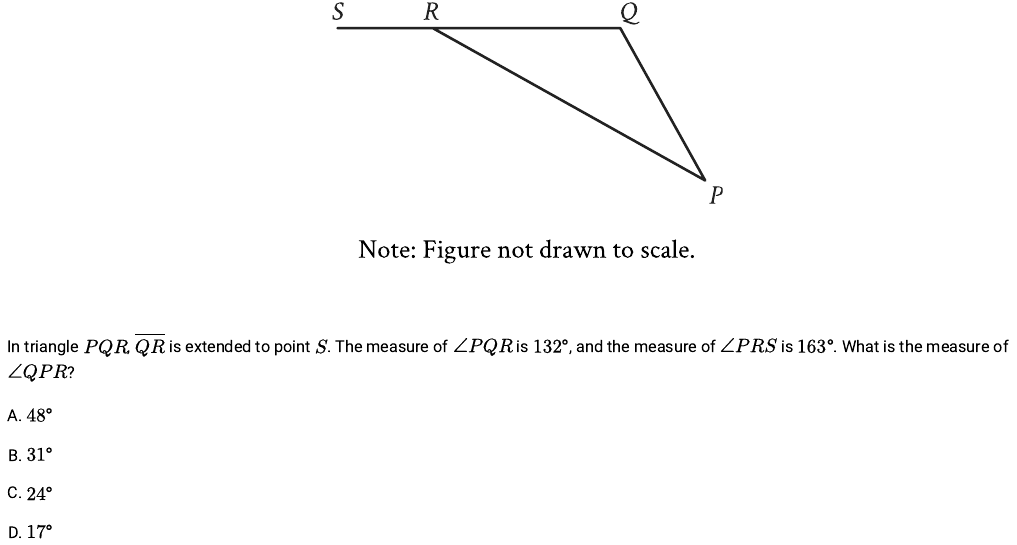
#> input picture m/q/014edcb7.webp, 1017 x 545 px, found by its file name; its folder holds only this picture in this run
$ python mreflow.py
#> lines starting #> are read from the running program, lines starting #| are printed output that depends on the picture; after the words box and inside, x2 and y2 are one past the last pixel; in counts of white or black regions, pixels touching at a corner belong together
import os, sys, json
import numpy as np
from PIL import Image
from multiprocessing import Pool
W = 380           # target width in image pixels (shown at 1/1.12 → about 340 CSS px)
SP = 7            # space between word pieces
def runs(mask, mingap):
    """runs of True separated by gaps >= mingap; returns list of (a, b) half-open"""
    out = []; i = 0; n = len(mask)
    idx = np.flatnonzero(mask)
    if not len(idx): return out
    a = idx[0]; prev = idx[0]
    for k in idx[1:]:
        if k - prev > mingap: out.append((a, prev + 1)); a = k
        prev = k
    out.append((a, prev + 1)); return out
def reflow(im):
    a = np.asarray(im)
    ink = a < 190
    bands = runs(ink.any(axis=1), 2)
    if not bands: return None
    hs = sorted(b - t for t, b in bands); med = hs[len(hs) // 2]
    paras = []; cur = []; prev_b = None
    for t, b in bands:
        if prev_b is not None and t - prev_b > 12: paras.append(cur); cur = []
        h = b - t
        row = ink[t:b]
        cols = row.any(axis=0)
        x0, x1 = np.flatnonzero(cols)[[0, -1]]
        if h > 2.6 * med or (x1 - x0) > 0 and h > 1.9 * med and not False:
            pieces = [(x0, x1 + 1)] if h > 2.6 * med else runs(cols, 4)
        else:
            pieces = runs(cols, 4)
        cur.append([(t, b, p0, p1) for p0, p1 in pieces])
        prev_b = b
    paras.append(cur)
    # pack
    lines = []   # each: list of (img, w, h)
    for para in paras:
        line = []; lw = 0
        for band in para:
            for (t, b, p0, p1) in band:
                piece = im.crop((p0, t, p1, b)); w, h = piece.size
                if w > W:
                    piece = piece.resize((W, max(1, round(h * W / w))), Image.LANCZOS); w, h = piece.size
                need = w if not line else lw + SP + w
                if line and need > W:
                    lines.append(line); line = []; lw = 0; need = w
                line.append(piece); lw = need
        if line: lines.append(line)
        lines.append('gap')
    if lines and lines[-1] == 'gap': lines.pop()
    LG, PG = 8, 20
    H = 0
    for ln in lines: H += PG if ln == 'gap' else max(p.size[1] for p in ln) + LG
    out = Image.new('L', (W, H), 255); y = 0
    for ln in lines:
        if ln == 'gap': y += PG; continue
        lh = max(p.size[1] for p in ln); x = 0
        for p in ln:
            out.paste(p, (x, y + (lh - p.size[1]) // 2)); x += p.size[0] + SP
        y += lh + LG
    # trim
    arr = np.asarray(out) < 190; ys = np.flatnonzero(arr.any(axis=1)); xs = np.flatnonzero(arr.any(axis=0))
    return out.crop((0, max(0, ys[0] - 4), min(W, xs[-1] + 6), min(H, ys[-1] + 5)))
def job(args):
    kind, qid = args
    src = f'mimg/{kind}/{qid}.webp'; im = Image.open(src).convert('L')
    if im.width <= W + 10:
        return qid, kind, [im.width, im.height], False
    r = reflow(im)
    os.makedirs(f'mimg/{kind}n', exist_ok=True)
    r.save(f'mimg/{kind}n/{qid}.webp', lossless=True, method=4)
    return qid, kind, list(r.size), True
if __name__ == '__main__':
    ids = sys.argv[1:] or [f[:-5] for f in os.listdir('mimg/q')]
    jobs = [(k, i) for i in ids for k in ('q', 'r')]
    with Pool(4) as p: res = p.map(job, jobs, chunksize=16)
#> in reflow, `ink = a < 190`:
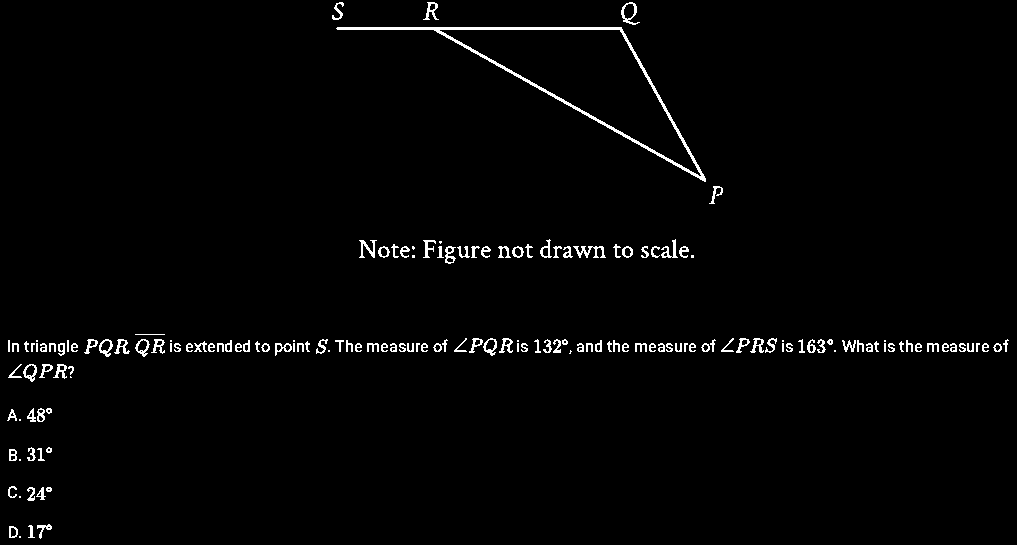
#> ink: shape (545, 1017) bool; 1.8% white in thin lines or dots
#> in runs, `n = len(mask)`: n = 545
#> in runs, `idx = np.flatnonzero(mask)`: idx = 317 values from 2 to 538
#> in runs, `a = idx[0]`: a = 2
#> the loop in runs, `for k in idx[1:]:` made 316 passes
#> (k, a, prev) on pass 23: (27, 27, 27)
#> a on passes 178, 196, 221, 222, 241, 259: 186, 239, 334, 338, 364, 408
#> after the loop in runs, `for k in idx[1:]:`: out = [(2, 25), (27, 182), (186, 204), (239, 264), (334, 335), (338, 357), (364, 382), (408, 422), (447, 461), (486, 501)]
#> in reflow, `bands = runs(ink.any(axis=1), 2)`: bands = [(2, 25), (27, 182), (186, 204), (239, 264), (334, 335), (338, 357), (364, 382), (408, 422), (447, 461), (486, 501), (524, 539)]
#> in reflow, `hs = sorted((b - t for t, b in bands))`: hs = [1, 14, 14, 15, 15, 18, 18, 19, 23, 25, 155]
#> in reflow, `med = hs[len(hs) // 2]`: med = 18
#> the loop in reflow, `for t, b in bands:` made 11 passes
#> (t, b, h, x0, x1, pieces) on passes 1, 3, 5, 7, 8, 9, 10, 11: (2, 25, 23, 332, 639, [(332, 344), (423, 439), (621, 640)]), (186, 204, 18, 709, 722, [(709, 723)]), (334, 335, 1, 135, 164, [(135, 165)]), (364, 382, 18, 8, 73, [(8, 74)]), (408, 422, 14, 7, 51, [(7, 21), (27, 52)]), (447, 461, 14, 9, 51, [(9, 21), (27, 52)]), (486, 501, 15, 8, 51, [(8, 21), (27, 52)]), (524, 539, 15, 9, 51, [(9, 21), (28, 52)])
#> (t, b, h, x0, x1, prev_b) on passes 4, 6: (239, 264, 25, 359, 693, 264), (338, 357, 19, 8, 1008, 357)
#> pass 2, in reflow, `row = ink[t:b]`:
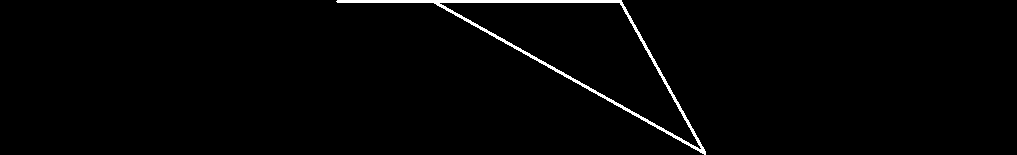
#> row: shape (155, 1017) bool; 1.5% white; 1 white region, box (x1, y1, x2, y2) and area: (336, 0, 706, 155) 2314
#> after the loop in reflow, `for t, b in bands:`: paras = 6 items
#> the loop in reflow, `for para in paras:` made 7 passes
#> para on passes 4 to 7: [[(408, 422, 7, 21), (408, 422, 27, 52)]], [[(447, 461, 9, 21), (447, 461, 27, 52)]], [[(486, 501, 8, 21), (486, 501, 27, 52)]], [[(524, 539, 9, 21), (524, 539, 28, 52)]]
#> after the loop in reflow, `for para in paras:`: lines = 19 items
#> the loop in reflow, `for ln in lines: H += PG if ln == 'gap' else max(p.size[1] for p in ln..` made 18 passes
#> H on passes 1 to 12: 31, 194, 220, 240, 273, 293, 320, 347, 374, 400, 420, 442
#> after the loop in reflow, `for ln in lines: H += PG if ln == 'gap' else max(p.size[1] for p in ln..`: H = 570
#> in reflow, `out = Image.new('L', (W, H), 255)`: out: PIL image 380x570 L; every value is 255
#> the loop in reflow, `for ln in lines:` made 18 passes
#> y on passes 4, 6, 11, 13, 15, 17: 240, 293, 420, 462, 504, 547
#> (lh, y) on passes 1, 2, 3, 5, 7, 8: (23, 31), (155, 194), (18, 220), (25, 273), (19, 320), (19, 347)
#> after the loop in reflow, `for ln in lines:`:
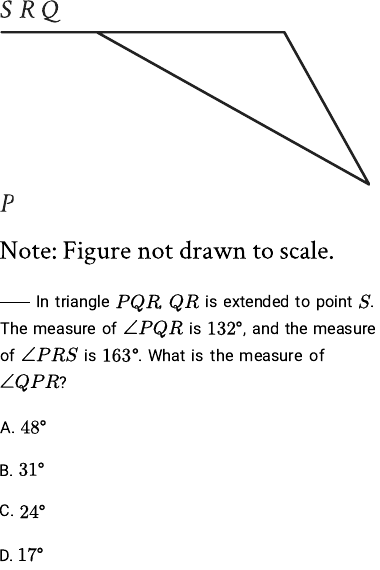
#> out: PIL image 380x570 L; min 0, max 255, mean 245.8
#> in reflow, `arr = np.asarray(out) < 190`:
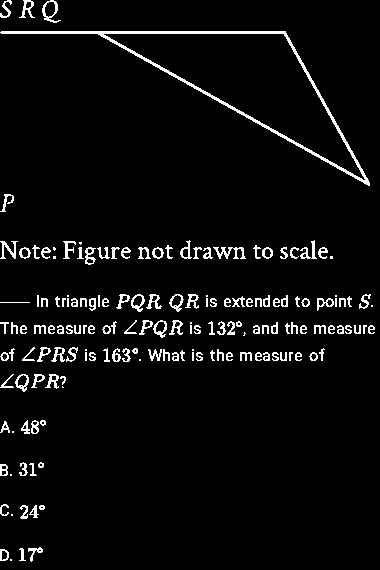
#> arr: shape (570, 380) bool; 4.6% white in thin lines or dots
#> in reflow, `ys = np.flatnonzero(arr.any(axis=1))`: ys = 348 values from 0 to 561
#> in reflow, `xs = np.flatnonzero(arr.any(axis=0))`: xs = 375 values from 0 to 374
#> in reflow, `return out.crop((0, max(0, ys[0] - 4), min(W, xs[-1] + 6), min(H, ys[-..`:
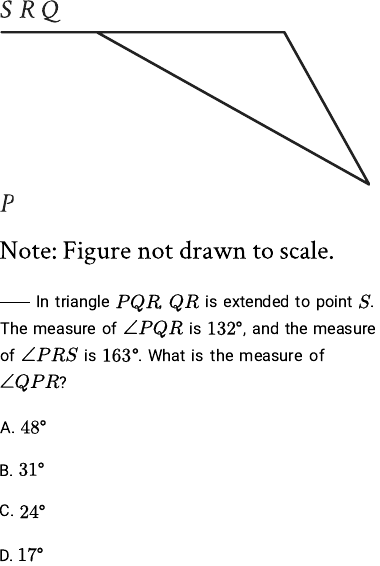
#> returned value: PIL image 380x566 L; min 0, max 255, mean 245.7
#> the loop in reflow (call 2), `for t, b in bands:` made 11 passes
#> the loop in reflow (call 2), `for para in paras:` made 7 passes
#> the loop in reflow (call 2), `for ln in lines: H += PG if ln == 'gap' else max(p.size[1] for p in ln..` made 18 passes
#> the loop in reflow (call 2), `for ln in lines:` made 18 passes
#> (lh, y) on passes 1, 2, 3, 5, 7, 8, 9, 10, 12, 14, 16, 18: (23, 31), (155, 194), (18, 220), (25, 273), (19, 320), (19, 347), (19, 374), (18, 400), (14, 442), (14, 484), (15, 527), (15, 570)
    out = {}
    for qid, kind, size, made in res: out.setdefault(qid, {})[kind + 'n'] = size if made else None
    json.dump(out, open('mimg_narrow.json' if len(sys.argv) < 2 else 'mimg_narrow_test.json', 'w'))
    print(len(out), sum(1 for v in out.values() if v.get('qn')), 'narrow q images')

$ run again, on m/q/1142af44.webp
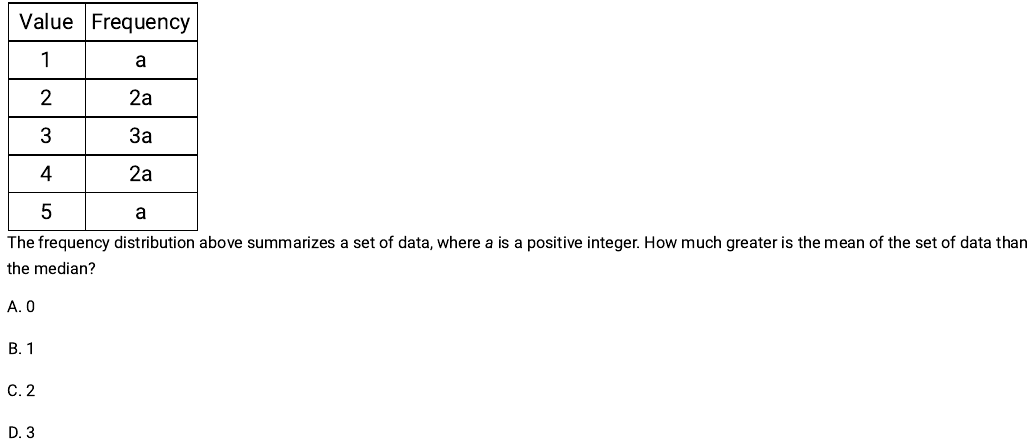
#> input picture m/q/1142af44.webp, 1035 x 444 px, found by its file name
#> in reflow, `ink = a < 190`:
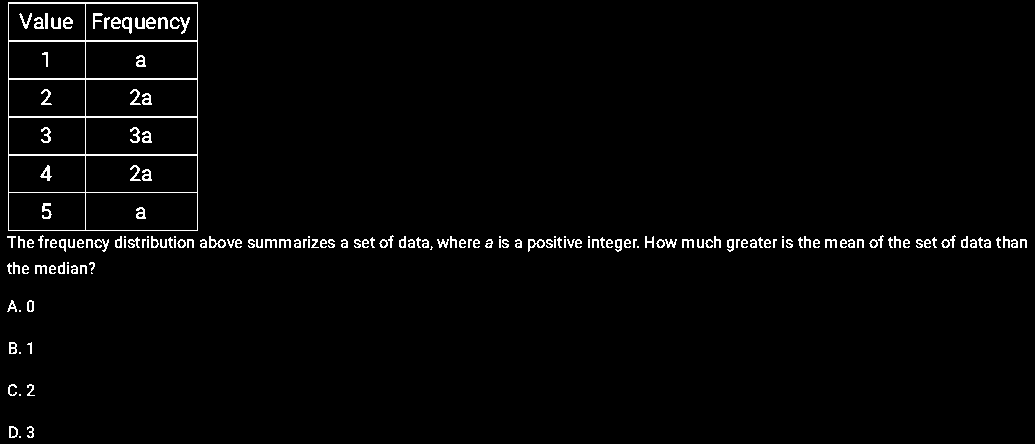
#> ink: shape (444, 1035) bool; 2.2% white in thin lines or dots
#> n = 444
#> idx = 306 values from 2 to 437
#> in runs, `a = idx[0]`: a = 2
#> the loop in runs, `for k in idx[1:]:` made 305 passes
#> a on passes 229, 246, 258, 270, 282, 294: 235, 262, 300, 342, 384, 426
#> after the loop in runs, `for k in idx[1:]:`: out = [(2, 231), (235, 252), (262, 274), (300, 312), (342, 354), (384, 396)]
#> bands = [(2, 231), (235, 252), (262, 274), (300, 312), (342, 354), (384, 396), (426, 438)]
#> hs = [12, 12, 12, 12, 12, 17, 229]
#> med = 12
#> the loop in reflow, `for t, b in bands:` made 7 passes
#> (t, b, h, x0, x1) on pass 5: (342, 354, 12, 9, 31)
#> after the loop in reflow, `for t, b in bands:`: paras = 4 items
#> the loop in reflow, `for para in paras:` made 5 passes
#> para on passes 2 to 5: [[(300, 312, 7, 21), (300, 312, 27, 34)]], [[(342, 354, 9, 21), (342, 354, 27, 32)]], [[(384, 396, 8, 21), (384, 396, 27, 35)]], [[(426, 438, 9, 21), (426, 438, 27, 34)]]
#> after the loop in reflow, `for para in paras:`: lines = 13 items
#> the loop in reflow, `for ln in lines: H += PG if ln == 'gap' else max(p.size[1] for p in ln..` made 12 passes
#> H on passes 1 to 8: 237, 262, 287, 312, 332, 352, 372, 392
#> after the loop in reflow, `for ln in lines: H += PG if ln == 'gap' else max(p.size[1] for p in ln..`: H = 472
#> the loop in reflow, `for ln in lines:` made 12 passes
#> y on passes 5, 7, 9, 11: 332, 372, 412, 452
#> arr: shape (472, 380) bool; 5.5% white in thin lines or dots
#> ys = 322 values from 0 to 463
#> xs = 369 values from 0 to 376
#> in reflow, `return out.crop((0, max(0, ys[0] - 4), min(W, xs[-1] + 6), min(H, ys[-..`:
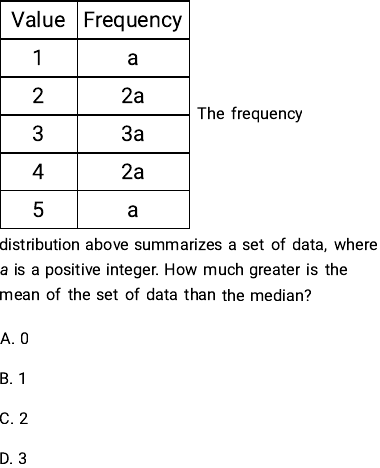
#> returned value: PIL image 380x468 L; min 0, max 255, mean 242.5
#> the loop in reflow (call 2), `for t, b in bands:` made 7 passes
#> the loop in reflow (call 2), `for para in paras:` made 5 passes
#> the loop in reflow (call 2), `for ln in lines: H += PG if ln == 'gap' else max(p.size[1] for p in ln..` made 12 passes
#> the loop in reflow (call 2), `for ln in lines:` made 12 passes

$ run again, on m/q/11ccf3e1.webp
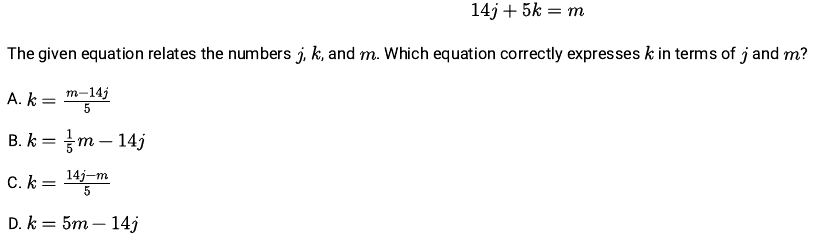
#> input picture m/q/11ccf3e1.webp, 815 x 239 px, found by its file name
#> in reflow, `ink = a < 190`:
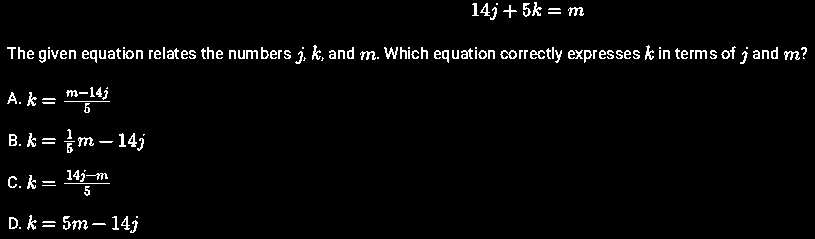
#> ink: shape (239, 815) bool; 2.9% white in thin lines or dots
#> n = 239
#> idx = 131 values from 2 to 232
#> in runs, `a = idx[0]`: a = 2
#> the loop in runs, `for k in idx[1:]:` made 130 passes
#> (k, a, prev) on passes 18, 37: (45, 45, 45), (87, 87, 87)
#> after the loop in runs, `for k in idx[1:]:`: out = [(2, 20), (45, 64), (87, 113), (129, 153), (170, 196)]
#> bands = [(2, 20), (45, 64), (87, 113), (129, 153), (170, 196), (215, 233)]
#> hs = [18, 18, 19, 24, 26, 26]
#> med = 24
#> the loop in reflow, `for t, b in bands:` made 6 passes
#> (t, b, h, x0, x1, pieces) on passes 1, 3, 5: (2, 20, 18, 472, 583, [(472, 498), (503, 517), (523, 542), (548, 561), (568, 584)]), (87, 113, 26, 7, 109, [(7, 21), (27, 37), (42, 56), (64, 110)]), (170, 196, 26, 8, 109, [(8, 21), (27, 36), (42, 56), (64, 110)])
#> after the loop in reflow, `for t, b in bands:`: paras = 5 items
#> the loop in reflow, `for para in paras:` made 6 passes
#> after the loop in reflow, `for para in paras:`: lines = 14 items
#> the loop in reflow, `for ln in lines: H += PG if ln == 'gap' else max(p.size[1] for p in ln..` made 13 passes
#> H on passes 1 to 8: 26, 46, 73, 100, 127, 147, 181, 201
#> after the loop in reflow, `for ln in lines: H += PG if ln == 'gap' else max(p.size[1] for p in ln..`: H = 333
#> the loop in reflow, `for ln in lines:` made 13 passes
#> y on passes 2, 6, 8, 10, 12: 46, 147, 201, 253, 307
#> arr: shape (333, 380) bool; 4.4% white in thin lines or dots
#> ys = 167 values from 0 to 324
#> xs = 349 values from 0 to 368
#> in reflow, `return out.crop((0, max(0, ys[0] - 4), min(W, xs[-1] + 6), min(H, ys[-..`:
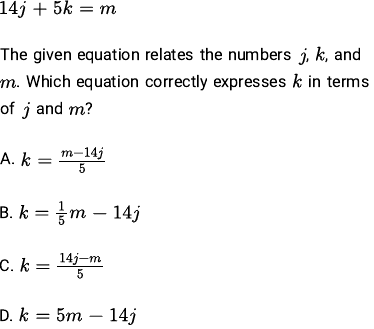
#> returned value: PIL image 374x329 L; min 0, max 255, mean 246.1
#> the loop in reflow (call 2), `for t, b in bands:` made 6 passes
#> the loop in reflow (call 2), `for para in paras:` made 6 passes
#> the loop in reflow (call 2), `for ln in lines: H += PG if ln == 'gap' else max(p.size[1] for p in ln..` made 13 passes
#> the loop in reflow (call 2), `for ln in lines:` made 13 passes

$ run again, on m/q/12ee1edc.webp
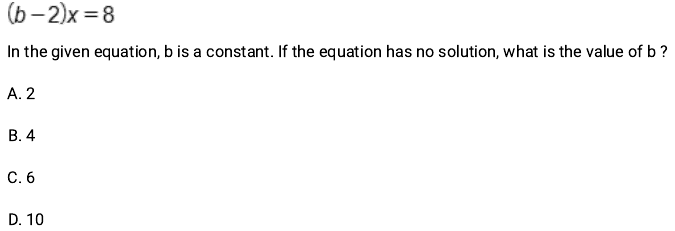
#> input picture m/q/12ee1edc.webp, 675 x 231 px, found by its file name
#> in reflow, `ink = a < 190`:
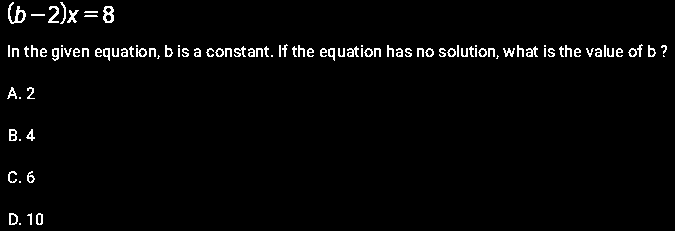
#> ink: shape (231, 675) bool; 2.4% white in thin lines or dots
#> n = 231
#> idx = 87 values from 2 to 224
#> in runs, `a = idx[0]`: a = 2
#> the loop in runs, `for k in idx[1:]:` made 86 passes
#> (k, a, prev) on passes 22, 39, 51: (44, 44, 44), (87, 87, 87), (129, 129, 129)
#> after the loop in runs, `for k in idx[1:]:`: out = [(2, 24), (44, 61), (87, 99), (129, 141), (171, 183)]
#> bands = [(2, 24), (44, 61), (87, 99), (129, 141), (171, 183), (213, 225)]
#> hs = [12, 12, 12, 12, 17, 22]
#> med = 12
#> the loop in reflow, `for t, b in bands:` made 6 passes
#> (t, b, h, x0, x1, pieces) on passes 1, 3, 4, 5, 6: (2, 24, 22, 8, 113, [(8, 26), (31, 79), (84, 98), (103, 114)]), (87, 99, 12, 7, 34, [(7, 21), (27, 35)]), (129, 141, 12, 9, 34, [(9, 21), (26, 35)]), (171, 183, 12, 8, 34, [(8, 21), (27, 35)]), (213, 225, 12, 9, 42, [(9, 21), (27, 32), (36, 43)])
#> after the loop in reflow, `for t, b in bands:`: paras = 5 items
#> the loop in reflow, `for para in paras:` made 6 passes
#> para on passes 3 to 5: [[(87, 99, 7, 21), (87, 99, 27, 35)]], [[(129, 141, 9, 21), (129, 141, 26, 35)]], [[(171, 183, 8, 21), (171, 183, 27, 35)]]
#> after the loop in reflow, `for para in paras:`: lines = 13 items
#> the loop in reflow, `for ln in lines: H += PG if ln == 'gap' else max(p.size[1] for p in ln..` made 12 passes
#> H on passes 1 to 8: 30, 50, 75, 100, 120, 140, 160, 180
#> after the loop in reflow, `for ln in lines: H += PG if ln == 'gap' else max(p.size[1] for p in ln..`: H = 260
#> the loop in reflow, `for ln in lines:` made 12 passes
#> y on passes 2, 5, 7, 9, 11: 50, 120, 160, 200, 240
#> arr: shape (260, 380) bool; 3.8% white in thin lines or dots
#> ys = 104 values from 0 to 251
#> xs = 332 values from 0 to 366
#> in reflow, `return out.crop((0, max(0, ys[0] - 4), min(W, xs[-1] + 6), min(H, ys[-..`:
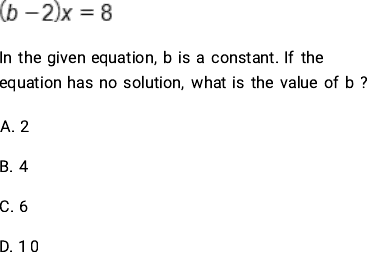
#> returned value: PIL image 372x256 L; min 0, max 255, mean 247.1
#> the loop in reflow (call 2), `for t, b in bands:` made 6 passes
#> the loop in reflow (call 2), `for para in paras:` made 6 passes
#> the loop in reflow (call 2), `for ln in lines: H += PG if ln == 'gap' else max(p.size[1] for p in ln..` made 12 passes
#> the loop in reflow (call 2), `for ln in lines:` made 12 passes
